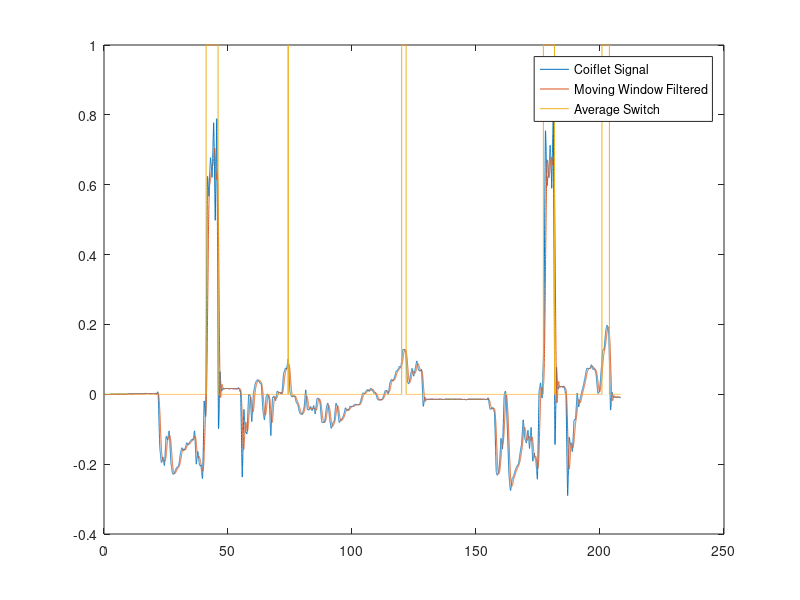
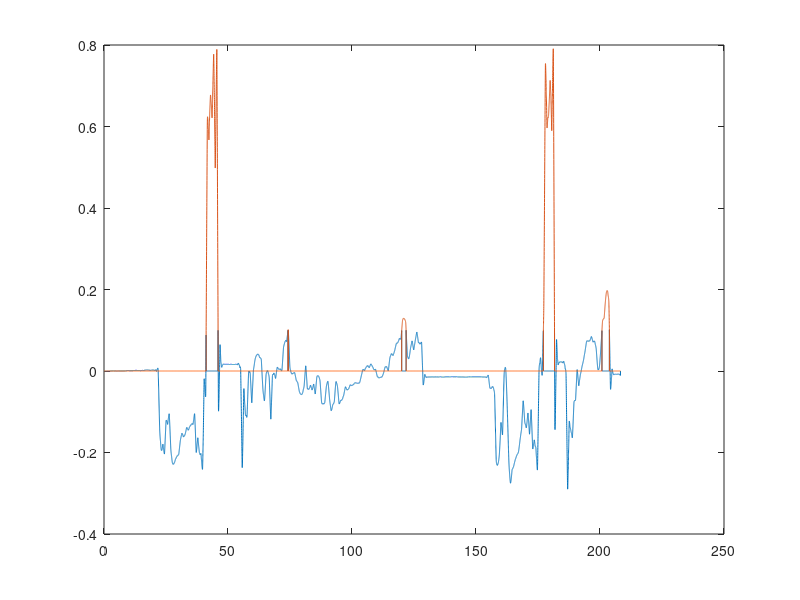

The MATLAB source for these figures, in order:
clear all;clc; close all
load('ApproxCoif2L6CompleteSignal.mat'); 
load('SGT.mat');
Time = SplitGravelTime;
%Time = Time(1:numel(Time)/2);
Signal =  DecomCoif2L6Complete(6,:)*-1;
%Signal = Signal(1:numel(Signal)/2);
plot(Time,Signal); hold on

windowSize = 100; % Relate this to frequency
kernel = (1/windowSize)*ones(1,windowSize);
%Coefficients of Rational Transfer Function
% a = 1
out = filter(kernel, 1, Signal);
% Plot 1-D Filter with a Window Size of 100
plot(Time,out)

% Detect When the Average Changes Drastically
n = numel(Signal);
o = zeros(n,1);
T1 = zeros(n,1);
threshold = 0.1;
Sig1 = zeros(n,1);
Sig2 = zeros(n,1);
for i = 1:n-1
        if  mean([Signal(i),Signal(i+1)]) < threshold  
          o(i) = 0;
          Sig1(i) = Signal(i);
        else  
          o(i) = 1;  
          Sig2(i) = Signal(i);
        end      
end
plot(Time,o)
legend('Coiflet Signal','Moving Window Filtered','Average Switch')
legend('location','best')
figure
plot(Time,Sig1); hold on; plot(Time,Sig2)








